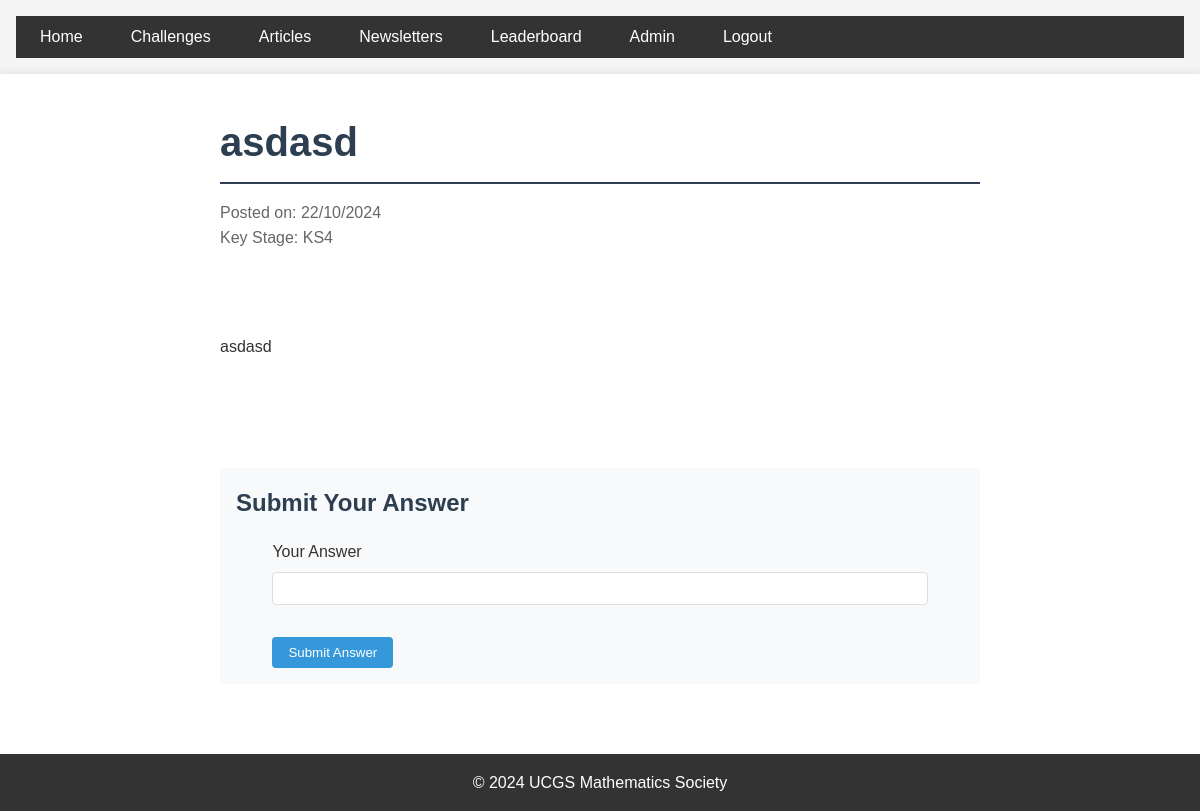
The app's page /challenges/1 (signed in) with its own data.
### app/models.py (models this page shows)
class Challenge(db.Model):
    id = db.Column(db.Integer, primary_key=True, autoincrement=True)
    title = db.Column(db.String(100), nullable=False)
    content = db.Column(db.Text, nullable=False)
    date_posted = db.Column(db.DateTime, nullable=False, default=datetime.utcnow)
    file_url = db.Column(db.String(100))
    key_stage = db.Column(db.String(3), nullable=False)  # 'ks3', 'ks4', or 'ks5'
    correct_answer = db.Column(db.String(100), nullable=False)
    submissions = db.relationship('AnswerSubmission', backref='challenge', lazy=True)

### app/main/routes.py (the view, shortened to what this page needs)
@bp.route('/challenges/<int:challenge_id>', methods=['GET', 'POST'])
@login_required
def challenge(challenge_id):
    challenge = Challenge.query.get_or_404(challenge_id)
    form = AnswerSubmissionForm()
    return render_template('main/challenge.html',
                         title=challenge.title,
                         challenge=challenge,
                         form=form)

### app/admin/forms.py
class AnswerSubmissionForm(FlaskForm):
    answer = StringField('Your Answer', validators=[DataRequired()])
    submit = SubmitField('Submit Answer')

### app/__init__.py (called while the page is built)
def create_app(config_class=Config):
    app = Flask(__name__)
    app.config.from_object(config_class)
    app.logger.setLevel(logging.INFO)
    ckeditor.init_app(app)
    db.init_app(app)
    login_manager.init_app(app)
    @login_manager.user_loader
    def load_user(user_id):
        return User.query.get(int(user_id))
    migrate.init_app(app, db, render_as_batch=True)
    from app.auth import bp as auth_bp
    app.register_blueprint(auth_bp)
    from app.main import bp as main_bp
    app.register_blueprint(main_bp)
    from app.admin import bp as admin_bp
    app.register_blueprint(admin_bp)
    return app

### app/templates/main/challenge.html (shortened to what this page needs)
{% extends "base.html" %}
{% block content %}
    <article class="challenge-container">
        <h1 class="challenge-title">{{ challenge.title }}</h1>
        <div class="challenge-meta">
            <p>Posted on: {{ challenge.date_posted.strftime('%d/%m/%Y') }}</p>
            <p>Key Stage: {{ challenge.key_stage.upper() }}</p>
        </div>
        <div class="challenge-content">
            {{ challenge.content | safe }}
        </div>
        <div class="answer-submission">
            <h2>Submit Your Answer</h2>
            <form method="POST" class="answer-form">
                <div class="form-group">
                    {{ form.answer.label(class="form-label") }}
                    {{ form.answer(class="form-control") }}
                </div>
                {{ form.submit(class="btn btn-primary") }}
            </form>
        </div>
    </article>
{% endblock %}

### app/static/css/main.css (style rules this page uses)
* { margin: 0; padding: 0; box-sizing: border-box; }
body { font-family: Arial, sans-serif; line-height: 1.6; color: #333; background-color: #f4f4f4; }
h1, h2, h3 { margin-bottom: 1rem; color: #2c3e50; }
h1 { font-size: 2.5rem; border-bottom: 2px solid #2c3e50; padding-bottom: 0.5rem; }
form { max-width: 90%; margin: 0 auto; }
label { display: block; margin-bottom: 0.5rem; }
input[type="text"], input[type="email"], input[type="password"], textarea { width: 100%; padding: 0.5rem; margin-bottom: 1rem; border: 1px solid #ddd; border-radius: 4px; }
input[type="submit"] { background-color: #3498db; color: #fff; padding: 0.5rem 1rem; border: none; border-radius: 4px; cursor: pointer; transition: background-color 0.3s; }
.challenge-content { white-space: pre-wrap; word-wrap: break-word; overflow-wrap: break-word; }

### app/templates/main/challenge.html (style rules this page uses)
.challenge-container { max-width: 800px; margin: 0 auto; padding: 20px; }
.challenge-title { margin-bottom: 1rem; }
.challenge-meta { color: #666; margin-bottom: 2rem; }
.challenge-content { margin-bottom: 2rem; }
.answer-submission { margin-top: 2rem; padding: 1rem; background-color: #f8f9fa; border-radius: 4px; }
.form-group { margin-bottom: 1rem; }
.form-label { display: block; margin-bottom: 0.5rem; }
.form-control { width: 100%; padding: 0.5rem; border: 1px solid #ced4da; border-radius: 4px; }

### records on screen
Challenge: title "asdasd", date_posted "22/10/2024", key_stage "KS4", content "asdasd"
